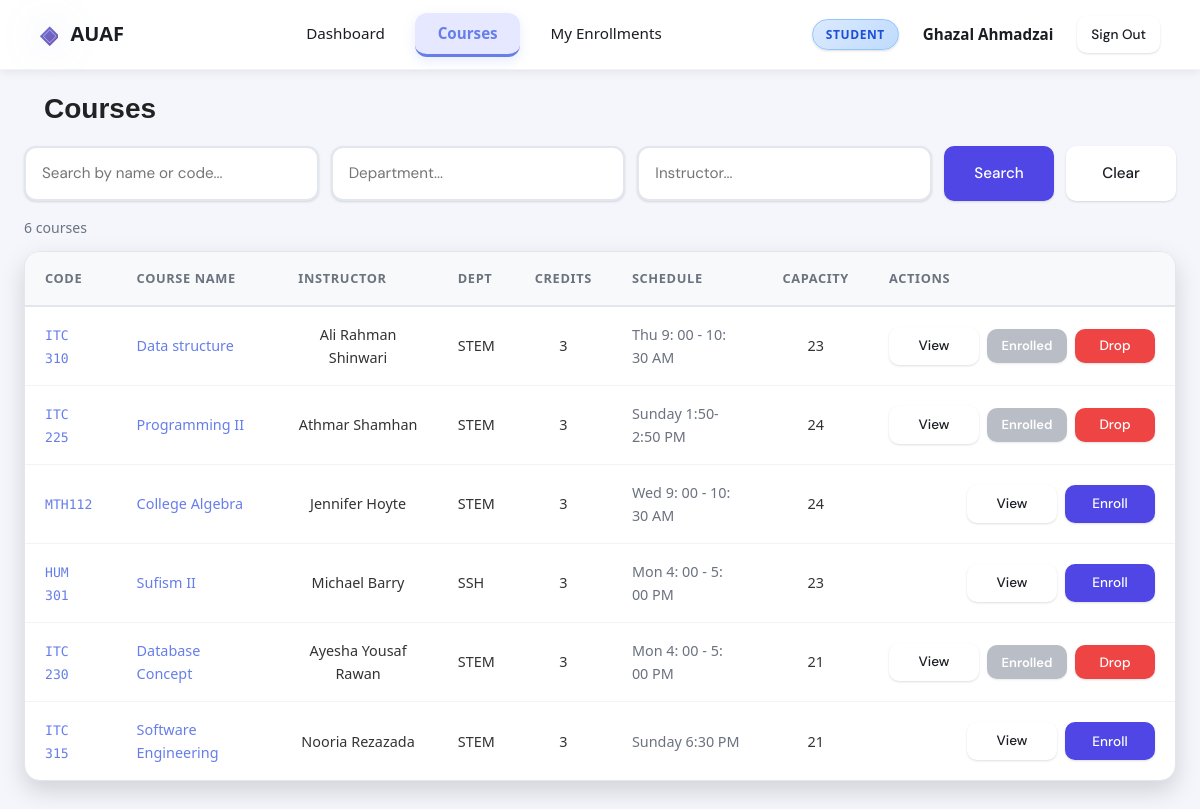
Page /courses/ (signed in) on the committed database.
### tables this page shows
CREATE TABLE courses (
    id INTEGER PRIMARY KEY AUTOINCREMENT,
    course_name TEXT,
    instructor TEXT,
    credits INTEGER,
    schedule TEXT,
    department TEXT,
    capacity INTEGER
, course_code TEXT, description TEXT);

### app.py (the view)
@courses_bp.route("/")
@courses_bp.route("/")
def list_courses():
    if "username" not in session:
        return redirect(url_for("auth.login"))
    conn = get_db_connection()
    rows = conn.execute("SELECT * FROM courses ORDER BY id DESC").fetchall()
    courses = [make_course_object(row) for row in rows]
    enrolled_rows = conn.execute("""
        SELECT course_id
        FROM enrollments
        WHERE student_id = (
            SELECT id FROM students WHERE user_id = ?
        )
        AND status = 'enrolled'
    """, (session["user_id"],)).fetchall()
    enrolled_ids = [row["course_id"] for row in enrolled_rows]
    conn.close()
    query = request.args.get("query", "").strip().lower()
    department = request.args.get("department", "").strip().lower()
    instructor = request.args.get("instructor", "").strip().lower()
    filtered = []
    for course in courses:
        if query and query not in (course.course_name or "").lower() and query not in (course.course_code or "").lower():
            continue
        if department and department not in (course.department or "").lower():
            continue
        if instructor and instructor not in (course.instructor or "").lower():
            continue
        filtered.append(course)
    return render_template(
        "courses/list.html",
        courses=filtered,
        enrolled_ids=enrolled_ids
    )

### app.py (called while the page is built)
def get_db_connection():
    import os
    db_path = os.path.join(os.path.dirname(__file__), "database.db")
    conn = sqlite3.connect(db_path)
    conn.row_factory = sqlite3.Row
    return conn

def table_exists(table_name):
    conn = get_db_connection()
    row = conn.execute(
        "SELECT name FROM sqlite_master WHERE type='table' AND name=?",
        (table_name,),
    ).fetchone()
    conn.close()
    return row is not None

def get_columns(table_name):
    if not table_exists(table_name):
        return []
    conn = get_db_connection()
    rows = conn.execute(f"PRAGMA table_info({table_name})").fetchall()
    conn.close()
    return [row["name"] for row in rows]

def first_existing(row, names, default=None):
    if row is None:
        return default
    for name in names:
        if name in row.keys():
            return row[name]
    return default

@app.context_processor
def inject_globals():
    return {
        "current_user": CurrentUser(),
    }

def get_enrolled_count(course_id):
    if not table_exists("enrollments"):
        return 0
    conn = get_db_connection()
    enroll_cols = get_columns("enrollments")
    if "status" in enroll_cols:
        row = conn.execute(
            "SELECT COUNT(*) AS total FROM enrollments WHERE course_id = ? AND (status IS NULL OR status != 'dropped')",
            (course_id,),
        ).fetchone()
    else:
        row = conn.execute(
            "SELECT COUNT(*) AS total FROM enrollments WHERE course_id = ?",
            (course_id,),
        ).fetchone()
    conn.close()
    return row["total"] if row else 0

    @property
    def is_authenticated(self):
        return "username" in session

    @property
    def is_admin(self):
        return session.get("role") == "admin"

    @property
    def full_name(self):
        return session.get("full_name") or session.get("username") or "User"

### templates/courses/list.html (shortened to what this page needs)
{% extends "base.html" %}
{% block content %}
<div class="page-header">
  <h1 class="page-title">Courses</h1>
</div>
<form method="GET" class="search-form">
  <div class="search-row">
    <input type="text" name="query" class="form-control"
           placeholder="Search by name or code..."
           value="{{ request.args.get('query', '') }}" />
    <input type="text" name="department" class="form-control"
           placeholder="Department..."
           value="{{ request.args.get('department', '') }}" />
    <input type="text" name="instructor" class="form-control"
           placeholder="Instructor..."
           value="{{ request.args.get('instructor', '') }}" />
    <button type="submit" class="btn btn-primary">Search</button>
    <a href="{{ url_for('courses.list_courses') }}" class="btn btn-ghost">
      Clear
    </a>
  </div>
</form>
<p class="result-count">
  {{ courses|length }} course{{ 's' if courses|length != 1 }}
</p>
{% if courses %}
<div class="table-wrapper">
  <table class="table">
    <thead>
      <tr>
        <th>Code</th>
        <th>Course Name</th>
        <th>Instructor</th>
        <th>Dept</th>
        <th>Credits</th>
        <th>Schedule</th>
        <th>Capacity</th>
        <th>Actions</th>
      </tr>
    </thead>
    <tbody>
      {% for course in courses %}
      <tr>
        <td>
          <code class="course-code-sm">{{ course.course_code }}</code>
        </td>
        <td>
          <a href="{{ url_for('courses.view_course', course_id=course.id) }}">
            {{ course.course_name }}
          </a>
        </td>
        <td>{{ course.instructor }}</td>
        <td>{{ course.department }}</td>
        <td class="text-center">{{ course.credits }}</td>
        <td class="text-muted">{{ course.schedule }}</td>
        <td class="text-center">{{ course.available_seats }}</td>
        <td class="actions-cell">
          <div class="table-actions">
            <a href="{{ url_for('courses.view_course', course_id=course.id) }}"
               class="btn btn-ghost btn-sm">
              View
            </a>
            {% if session.get('role') == 'student' %}
              {% if course.id in enrolled_ids %}
                <button class="btn btn-secondary btn-sm" disabled>
                  Enrolled
                </button>
                <form method="POST"
                      action="{{ url_for('enrollment.drop', course_id=course.id) }}"
                      style="display:inline;">
                  <button class="btn btn-danger btn-sm">Drop</button>
                </form>
              {% else %}
                <form method="POST"
                      action="{{ url_for('enrollment.enroll', course_id=course.id) }}"
                      style="display:inline;">
                  <button class="btn btn-primary btn-sm">Enroll</button>
                </form>
              {% endif %}
            {% endif %}
          </div>
        </td>
      </tr>
      {% endfor %}
    </tbody>
  </table>
</div>
{% else %}
<div class="empty-state">
  <p>No courses found.</p>
</div>
{% endif %}
{% endblock %}

### rows in the picture
courses: course_code "ITC 310", course_name "Data structure", instructor "Ali Rahman Shinwari", department "STEM", schedule "Thu 9: 00 - 10: 30 AM"
courses: course_code "ITC 225", course_name "Programming II", instructor "Athmar Shamhan", department "STEM", schedule "Sunday 1:50- 2:50 PM"
courses: course_code "MTH112", course_name "College Algebra", instructor "Jennifer Hoyte", department "STEM", schedule "Wed 9: 00 - 10: 30 AM"
courses: course_code "HUM 301", course_name "Sufism II", instructor "Michael Barry", department "SSH", schedule "Mon 4: 00 - 5: 00 PM"
courses: course_code "ITC 230", course_name "Database Concept", instructor "Ayesha Yousaf Rawan", department "STEM", schedule "Mon 4: 00 - 5: 00 PM"
courses: course_code "ITC 315", course_name "Software Engineering", instructor "Nooria Rezazada", department "STEM", schedule "Sunday 6:30 PM"

### other values in the picture
{{ 'Admin' if current_user.is_admin else 'Student' }} "STUDENT"
{{ courses|length }} "6"
{{ 's' if courses|length != 1 }} "s"
{{ course.credits }} "3" "3" "3" "3" "3" "3"
{{ course.available_seats }} "23" "24" "24" "23" "21" "21"
